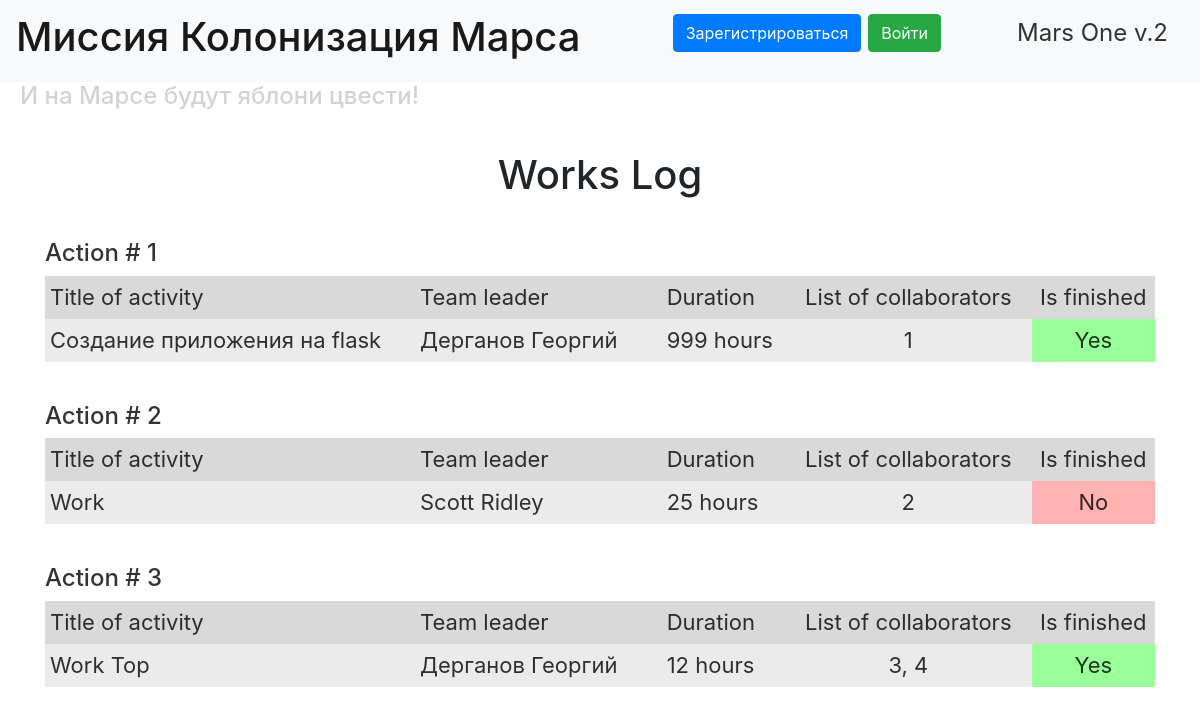
The page / on the database its author committed.
### data/jobs.py (models this page shows)
class Jobs(SqlAlchemyBase):
    __tablename__ = 'jobs'
    id = sqlalchemy.Column(sqlalchemy.Integer, primary_key=True, autoincrement=True)
    team_leader = sqlalchemy.Column(sqlalchemy.Integer, nullable=True)
    job = sqlalchemy.Column(sqlalchemy.String, nullable=True)
    work_size = sqlalchemy.Column(sqlalchemy.Integer, nullable=True)
    collaborators = sqlalchemy.Column(sqlalchemy.String, nullable=True)
    start_date = sqlalchemy.Column(sqlalchemy.DateTime, nullable=True)
    end_date = sqlalchemy.Column(sqlalchemy.DateTime, nullable=True)
    is_finished = sqlalchemy.Column(sqlalchemy.Boolean, nullable=True)
    user_id = sqlalchemy.Column(sqlalchemy.Integer, sqlalchemy.ForeignKey("users.id"))
    user = orm.relation('User')

### data/users.py (models this page shows, shortened)
class User(SqlAlchemyBase, UserMixin):
    __tablename__ = 'users'
    id = sqlalchemy.Column(sqlalchemy.Integer, primary_key=True, autoincrement=True)
    surname = sqlalchemy.Column(sqlalchemy.String, nullable=True)
    name = sqlalchemy.Column(sqlalchemy.String, nullable=True)
    age = sqlalchemy.Column(sqlalchemy.Integer, nullable=True)
    position = sqlalchemy.Column(sqlalchemy.String, nullable=True)
    speciality = sqlalchemy.Column(sqlalchemy.String, nullable=True)
    address = sqlalchemy.Column(sqlalchemy.String, nullable=True)
    email = sqlalchemy.Column(sqlalchemy.String, unique=True, nullable=True)
    hashed_password = sqlalchemy.Column(sqlalchemy.String, nullable=True)
    modified_date = sqlalchemy.Column(sqlalchemy.DateTime, default=datetime.datetime.now)
    jobs = orm.relation("Jobs", back_populates='user')

### main.py (the view)
@app.route('/')
def main():
    session = db_session.create_session()
    users = session.query(User).all()
    jobs = session.query(Jobs).all()
    return render_template('index.html', title='Главная', users=users, jobs=jobs)

### data/db_session.py (called while the page is built)
def create_session() -> Session:
    global __factory
    return __factory()

### templates/index.html (shortened to what this page needs)
{% extends "base.html" %}
{% block content %}
    <h1 class="title">Works Log</h1>
    {% for job in jobs %}
        <div class="action_item">
            <h2 class="action">Action # {{ loop.index }}</h2>
            <table>
                <tr class="row1">
                    <td>Title of activity</td>
                    <td>Team leader</td>
                    <td>Duration</td>
                    <td style="text-align: center">List of collaborators</td>
                    <td style="text-align: center">Is finished</td>
                </tr>
                <tr class="row2">
                    <td class="job">{{ job.job }}</td>
                    {% for user in users %}
                        {% if user.id == job.team_leader %}
                            <td class="leader">{{ user.surname }} {{ user.name }}</td>
                        {% endif %}
                    {% endfor %}
                    <td class="work-size">{{ job.work_size }} hours</td>
                    <td class="collaborators">{{ job.collaborators }}</td>
                    {% if job.is_finished == True %}
                        <td class="is_finished" style="background:rgba(0,255,0,0.4)">Yes</td>
                    {% else %}
                        <td class="is_finished" style="background:rgba(255,0,0,0.3)">No</td>
                    {% endif %}
                </tr>
            </table>
        </div>
    {% endfor %}
{% endblock %}

### templates/base.html (shortened to what this page needs)
<!doctype html>
<html lang="en">
    <head>
        <link rel="stylesheet"
              href="https://stackpath.bootstrapcdn.com/bootstrap/4.4.1/css/bootstrap.min.css"
>
        <link rel="stylesheet" type="text/css" href="{{ url_for('static', filename='css/style.css') }}">
    </head>
    <body>
        <header>
            <nav class="navbar navbar-light bg-light">
                <a class="navbar-brand" href="/"><h1>Миссия Колонизация Марса</h1></a>
                {% if current_user.is_authenticated %}
                    <a class="navbar-brand" href="/logout">{{ current_user.surname }} {{ current_user.name }}</a>
                {% else %}
                    <p>
                        <a class="btn btn-primary" href="/register">Зарегистрироваться</a>
                        <a class="btn btn-success" href="/login">Войти</a>
                    </p>
                {% endif %}
                <a class="navbar-brand" href="/"><p>Mars One v.2</p></a>
            </nav>
            <h4>И на Марсе будут яблони цвести!</h4>
        </header>
        <main role="main" class="container">
            <div>
                {% block content %}{% endblock %}
            </div>
        </main>
    </body>
</html>

### static/css/style.css (style rules this page uses)
h4 { color: lightgrey; margin-left: 20px; }
p { font-size: 24px; color: rgba(0,0,0,0.8); }
.title { text-align: center; margin: 40px 40px; }
table { width: 100%; font-size: 22px; color: rgba(0,0,0,0.8); margin: auto; }
.row1 { background: rgba(0,0,0,0.15); }
td { padding: 5px 5px; }
.action_item { margin: 40px auto; }
.action { font-size: 24px; color: rgba(0,0,0,0.8); }
.job { width: 30%; background: rgba(0,0,0,0.08); }
.leader { width: 20%; background: rgba(0,0,0,0.08); }
.work-size { width: 10%; background: rgba(0,0,0,0.08); }
.collaborators { width: 20%; text-align: center; background: rgba(0,0,0,0.08); }
.is_finished { width: 10%; text-align: center; }

### rows shown on the page
Jobs: job "Создание приложения на flask", work_size "999", collaborators "1", is_finished "Yes"
User: surname "Дерганов", name "Георгий"
Jobs: job "Work", work_size "25", collaborators "2", is_finished "No"
User: surname "Scott", name "Ridley"
Jobs: job "Work Top", work_size "12", collaborators "3, 4", is_finished "Yes"
